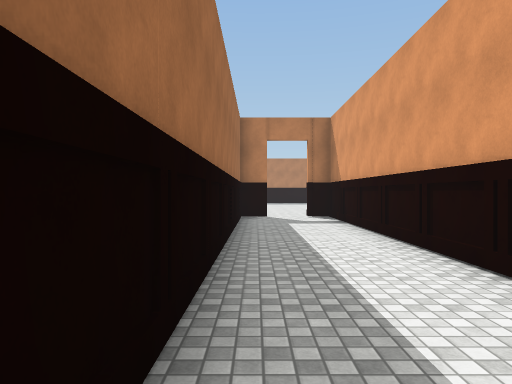
view 1 (above)

13 first-person views from a walk through a Unity game level. The camera is 1.5 m above the floor, looks level and sees 70° across. The floor is counted in squares, 2 m on a side. Each view is taken from the middle of a square. On the plan, view 1 faces up. The plan holds only what a view shows up to about 11 squares ahead; the rest is blank. The place goes on beyond the plan. Surface patterns are stand-ins for the level's own textures.

view 2
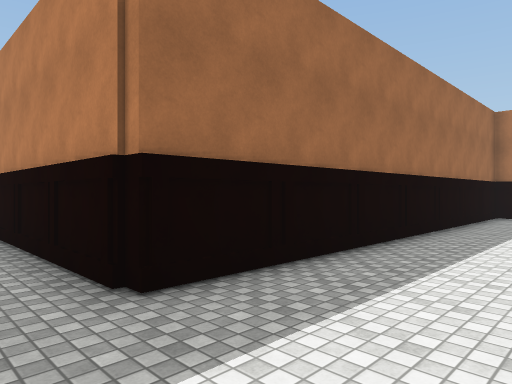

view 3
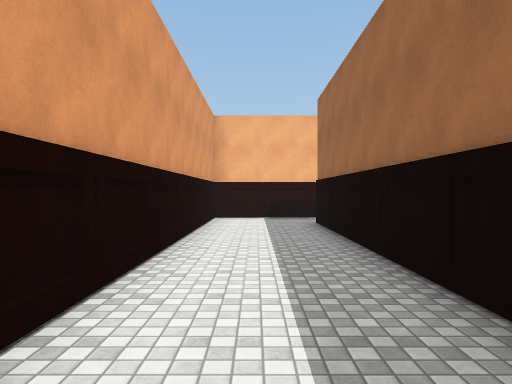

view 4
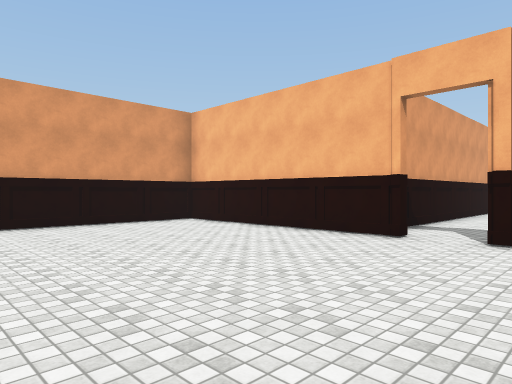

view 5
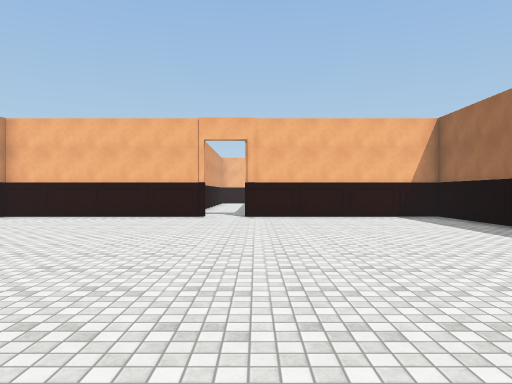

view 6
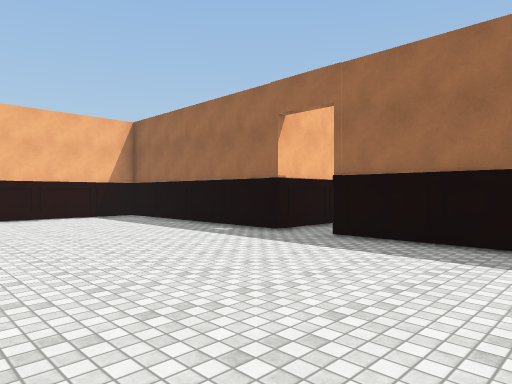

view 7
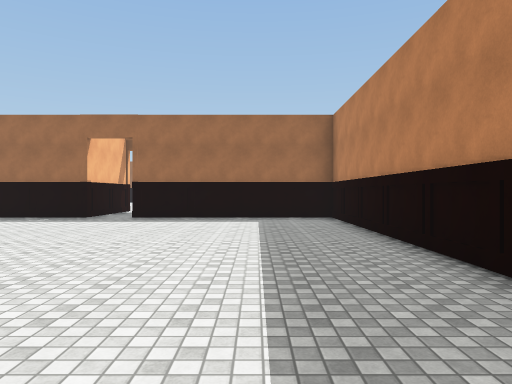

view 8
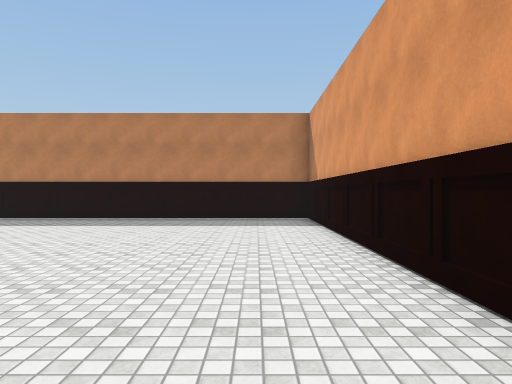

view 9
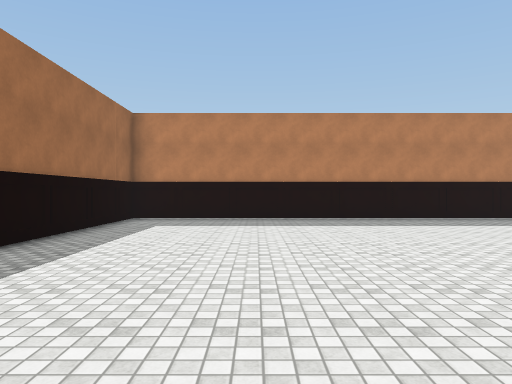

view 10
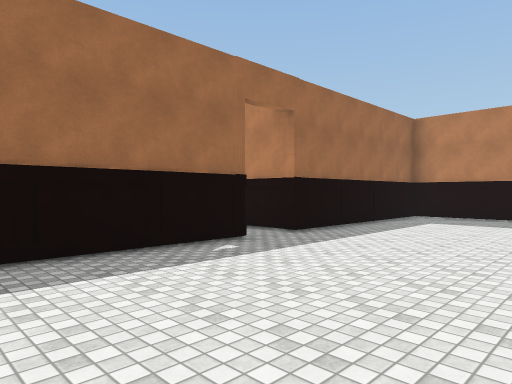

view 11
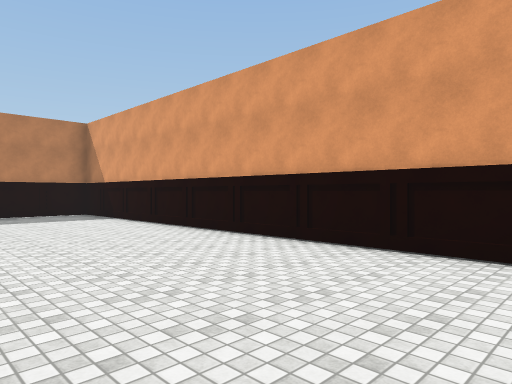

view 12
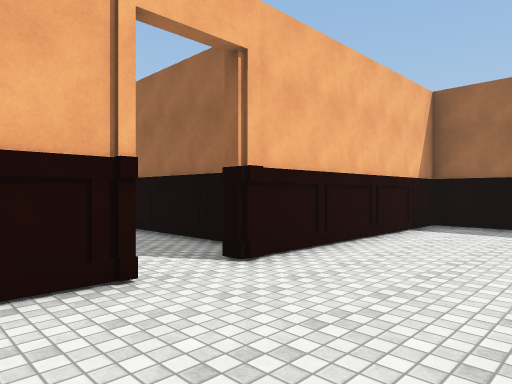

view 13
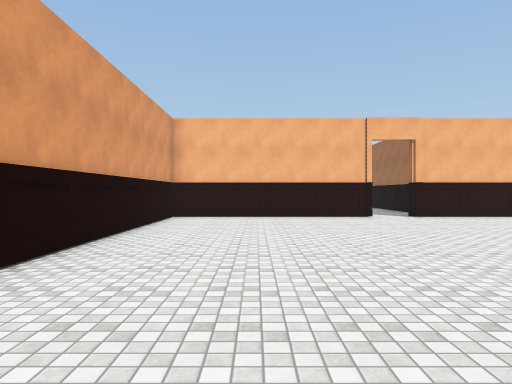

### Floor plan
Points are (right, up) in squares from view 1. A wall is a line through its corners. A room is listed if a view was taken in it or the views show most of it. See-through windows are left out.
Room 1 (views 1, 2, 3)
walls: (-0.8, -1.6) (2.2, -1.6); (2.2, -1.2) (2.2, 10.8) (1.5, 10.8) (1.5, 11.1); (0.3, 11.1) (0.3, 10.8) (-0.5, 10.8) (-0.5, 0.2) (-4.9, 0.2)
ways out: opening at (1, 11) to room 2
Room 2 (views 4, 5, 6, 7, 8, 9, 10, 11, 12, 13)
walls: (1.5, 11.1) (7.5, 11.1) (7.5, 24.2) (-5.4, 24.2) (-5.4, 18.5) (-7, 18.5); (-7.5, 17.2) (-5.4, 17.2) (-5.4, 11.1) (0.3, 11.1)
ways out: opening at (1, 11) to room 1

Positions as (right, up) in squares from view 1, and headings:
1: (0, 0), facing up
2: (2, -1), facing up-left
3: (1, 9), facing down
4: (-1, 17), facing down-right
5: (0, 22), facing down
6: (0, 22), facing down-left
7: (5, 22), facing left
8: (6, 14), facing up
9: (-2, 14), facing up
10: (-1, 13), facing up-left
11: (3, 12), facing up-right
12: (3, 14), facing down-left
13: (5, 22), facing down
